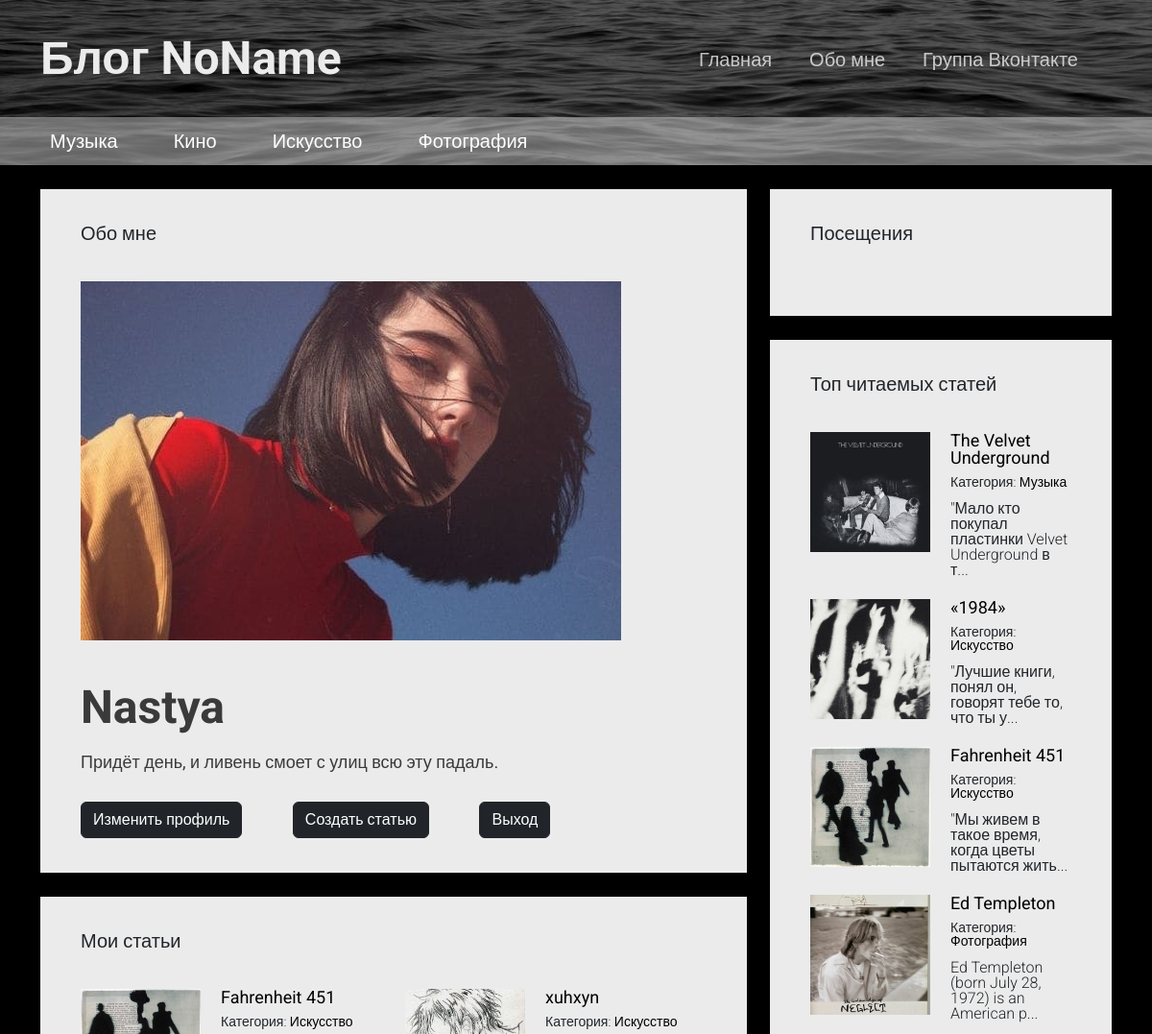
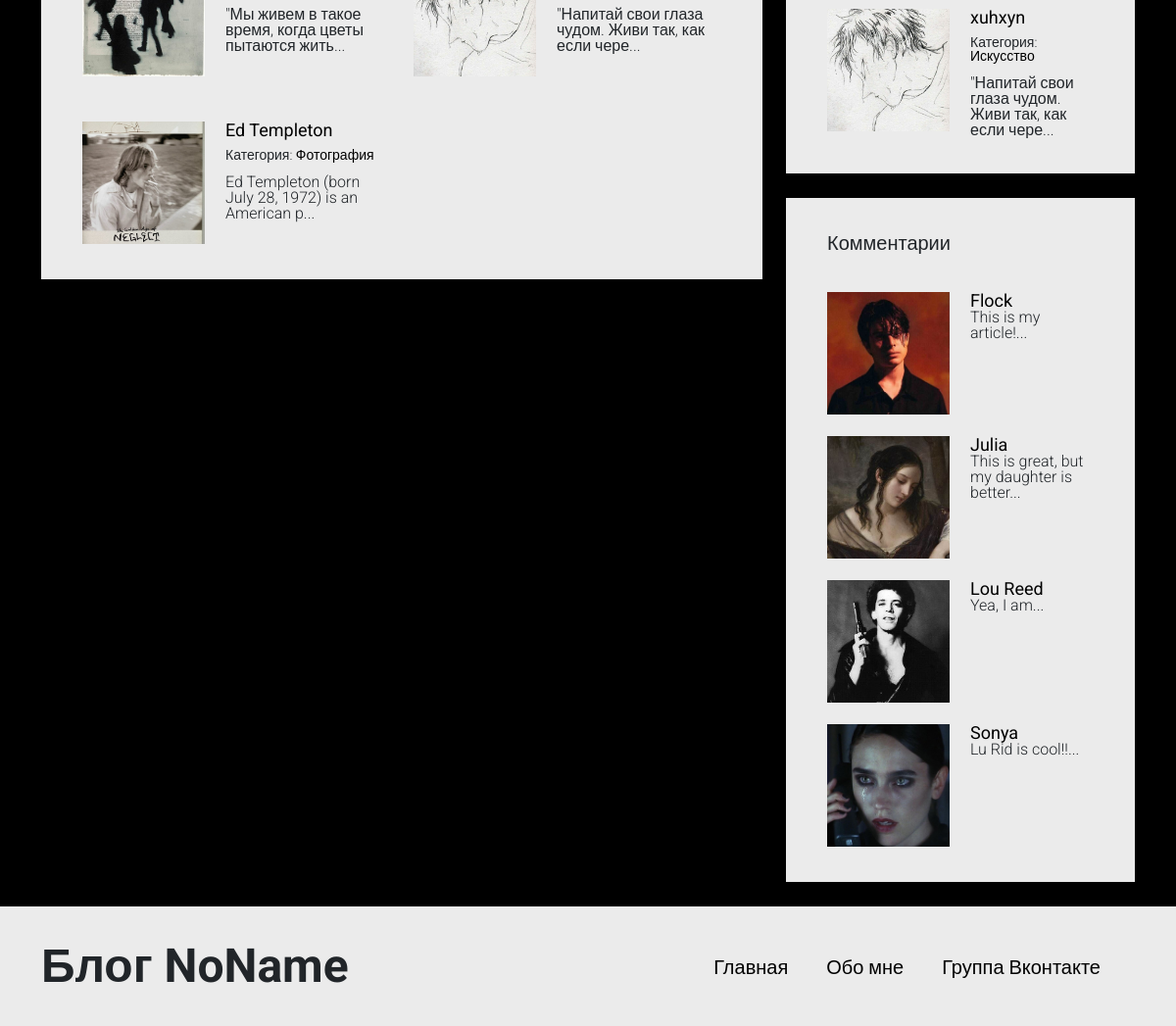
/pages/about_me.php (signed in), run on the app's committed database (2 pictures, top to bottom).
### tables this page shows
CREATE TABLE `articles_categories` (
  `id` int NOT NULL,
  `title` varchar(100) NOT NULL
);

CREATE TABLE `users` (
  `id` int NOT NULL,
  `login` varchar(255) NOT NULL,
  `pass` varchar(255) NOT NULL,
  `name` varchar(111) DEFAULT NULL,
  `img` varchar(200) DEFAULT NULL,
  `descr` text
);

CREATE TABLE `articles` (
  `id` int NOT NULL,
  `author` varchar(15) DEFAULT NULL,
  `title` varchar(255) DEFAULT NULL,
  `image` varchar(255) NOT NULL,
  `text` text,
  `categorie_id` int DEFAULT NULL,
  `pubdate` datetime NOT NULL DEFAULT CURRENT_TIMESTAMP,
  `views` int NOT NULL DEFAULT '0'
);

CREATE TABLE `comments` (
  `id` int NOT NULL,
  `author` varchar(100) DEFAULT NULL,
  `text` text NOT NULL,
  `pubdate` datetime NOT NULL DEFAULT CURRENT_TIMESTAMP,
  `articles_id` int NOT NULL
);

### includes/config.php (called while the page is built, shortened)
<?php
$config = array(
    'title' => 'Блог NoName',
    'db' => array(
        'server' => '127.0.0.1',
        'username' => 'root',
        'password' => '',
        'name' => 'test_blog'
    )
);

### pages/about_me.php (the view, shortened to what this page needs)
<?php
require_once $_SERVER['DOCUMENT_ROOT'].'../includes/config.php';
?>
<!DOCTYPE html>
<html lang="en">
<head>
  <link rel="stylesheet" type="text/css" href="/media/assets/bootstrap-grid-only/css/grid12.css">
<link href="https://cdn.jsdelivr.net/npm/bootstrap@5.2.0-beta1/dist/css/bootstrap.min.css" rel="stylesheet">
  <link rel="stylesheet" type="text/css" href="/media/css/style.css">
</head>
<body>
  <div id="wrapper">
    <?php require_once $_SERVER['DOCUMENT_ROOT'].'../includes/header.php'?>
    <div id="content">
      <div class="container">
        <div class="row">
          <section class="content__left col-md-8">
            <div class="block">
              <?php
                  if (!empty($_SESSION['login'])) {
              ?>
              <h3>Обо мне</h3>
              <div class="block__content">
                <?php
              $photos = mysqli_query($connection,"SELECT img FROM `users` WHERE `login` ='".$_SESSION['login']."'");
              $photo= mysqli_fetch_assoc($photos);?>
                <img src="../uploads/<?php print $photo['img'] ?>" style = "max-width:100%;">
                <div class="full-text">
         <h1><?php print $_SESSION['name']?></h1>
         <?php
         $descriptions = mysqli_query($connection,"SELECT descr FROM `users` WHERE `login` ='".$_SESSION['login']."'");
              $desc= mysqli_fetch_assoc($descriptions);?>
         <p><?php print $desc['descr'] ?></p>
         <form action="" method="post">
                <button class="btn btn-dark me-5"><a href="/pages/change.php">Изменить профиль</a></li></button>
                <button class="btn btn-dark me-5"><a href="/pages/create.php">Создать статью</a></li></button>
                <button type="submit" class="btn btn-dark">Выход</button>
              </form>
              </div>
              </div>
            </div>
              <div class="block">
              <h3>Мои статьи</h3>
              <div class="block__content">
                <div class="articles articles__horizontal">
                                      <?php
                      $articles = mysqli_query($connection,"SELECT * FROM `articles` WHERE `author`= '".$_SESSION['login']."' ORDER BY `id` DESC ");
                    ?>
                    <?php
                      while($art= mysqli_fetch_assoc($articles) )
                      {
                        ?>
                            <article class="article">
                               <div class="article__image" style="background-image: url(/static/images/<?php echo $art['image']; ?>);"></div>
                               <div class="article__info">
                                 <a href="/article.php?id=<?php echo $art['id']; ?>"><?php echo $art['title'];?></a>
                                 <div class="article__info__meta">
                                  <?php
                                    $art_cat=false;
                                    foreach($categories as $cat)
                                    {
                                      if( $cat['id']==$art['categorie_id'])
                                      {
                                        $art_cat=$cat;
                                        break;
                                      }
                                    }
                                  ?>
                                   <small>Категория: <a href="/articles.php?categorie=<?php echo $art_cat['id']?>"><?php echo $art_cat['title']?></a></small>
                                 </div>
                                 <div class="article__info__preview"><?php echo mb_substr($art['text'],0,50,'utf-8'); ?>...</div>
                               </div>
                             </article>
                        <?php
                      }
                    ?>
                </div>
              </div>
            </div>
            <?php
            }?>
          </section>
          <section class="content__right col-md-4">
                <?php require_once $_SERVER['DOCUMENT_ROOT'].'../includes/sidebar.php' ?>
          </section>
        </div>
      </div>
    </div>
    <?php require_once $_SERVER['DOCUMENT_ROOT'].'../includes/footer.php'?>
  </div>
</body>
</html>

### includes/header.php
<header id="header">
      <div class="header__top">
        <div class="container">
          <div class="header__top__logo">
            <h1><?php echo $config['title']; ?></h1>
          </div>
          <nav class="header__top__menu">
            <ul>
              <li><a href="/">Главная</a></li>
              <li><a href="\pages\about_me.php">Обо мне</a></li>
              <li><a href="https://vk.com/nonamestd">Группа Вконтакте</a></li>
            </ul>
          </nav>
        </div>
      </div>
      <?php
        $categories_q = mysqli_query($connection,"SELECT * FROM `articles_categories`");
        $categories = array();
        while( $cat = mysqli_fetch_assoc($categories_q) )
        {
          $categories[]=$cat;
        }
             ?>
      <div class="header__bottom">
        <div class="container">
          <nav>
            <ul>
              <?php
                foreach( $categories as $cat )
                {
                  ?>
                  <li><a href="#<?php echo $cat['title']?>"><?php echo $cat['title'];?> </a></li>
                  <?php
                }
              ?>
            </ul>
          </nav>
        </div>
      </div>
    </header>

### includes/sidebar.php (shortened to what this page needs)
<div class="block">
              <h3>Посещения</h3>
              <div class="block__content">
              </div>
            </div>
            <div class="block">
              <h3>Топ читаемых статей</h3>
              <div class="block__content">
                <div class="articles articles__vertical">
                  <?php
                      $articles = mysqli_query($connection,"SELECT * FROM `articles`  ORDER BY `views` DESC LIMIT 5");
                    ?>
                    <?php
                      while($art= mysqli_fetch_assoc($articles) )
                      {
                        ?>
                            <article class="article">
                               <div class="article__image" style="background-image: url(/static/images/<?php echo $art['image']; ?>);"></div>
                               <div class="article__info">
                                 <a href="/article.php?id=<?php echo $art['id']; ?>"><?php echo $art['title'];?></a>
                                 <div class="article__info__meta">
                                  <?php
                                    $art_cat=false;
                                    foreach($categories as $cat)
                                    {
                                      if( $cat['id']==$art['categorie_id'])
                                      {
                                        $art_cat=$cat;
                                        break;
                                      }
                                    }
                                  ?>
                                   <small>Категория: <a href="/articles.php?categorie=<?php echo $art_cat['id']?>"><?php echo $art_cat['title']?></a></small>
                                 </div>
                                 <div class="article__info__preview"><?php echo mb_substr($art['text'],0,50,'utf-8'); ?>...</div>
                               </div>
                             </article>
                        <?php
                      }
                    ?>
                </div>
              </div>
            </div>
                        <div class="block">
              <h3>Комментарии</h3>
              <div class="block__content">
                <div class="articles articles__vertical">
                                    <?php
                      $comments = mysqli_query($connection,"SELECT * FROM `comments`  ORDER BY `id` DESC LIMIT 5");
                    ?>
                    <?php
                      while($comment= mysqli_fetch_assoc($comments) )
                      {
                        $authors = mysqli_query($connection,"SELECT * FROM `users` WHERE `login` = '".$comment['author']."'" );
                        $author = mysqli_fetch_assoc($authors);
                        ?>
                            <article class="article">
                               <div class="article__image" style="background-image: url(../uploads/<?php print $author['img'] ?>");"></div>
                               <div class="article__info">
                                 <a href="/article.php?id=<?php echo $comment['articles_id']; ?>"><?php echo $author['name'];?></a>
                                 <div class="article__info__preview"><?php echo mb_substr($comment['text'],0,50,'utf-8'); ?>...</div>
                               </div>
                             </article>
                        <?php
                      }
                    ?>
                </div>
              </div>
            </div>

### media/css/style.css (style rules this page uses)
html, body, div, span, applet, object, iframe, h1, h2, h3, h4, h5, h6, p, blockquote, pre, a, abbr, acronym, address, big, cite, code, del, dfn, em, img, ins, kbd, q, s, samp, small, strike, strong, sub, sup, tt, var, b, u, i, center, dl, dt, dd, ol, ul, li, fieldset, form, label, legend, table, caption, tbody, tfoot, thead, tr, th, td, article, aside, canvas, details, embed, figure, figcaption, footer, header, hgroup, menu, nav, output, ruby, section, summary, time, mark, audio, video { margin: 0; padding: 0; border: 0; font-size: 100%; font: inherit; vertical-align: baseline; }
article, aside, details, figcaption, figure, footer, header, hgroup, menu, nav, section { display: block; }
body { line-height: 1; background-color: black; }
a { text-decoration: none; color: rgb(255, 255, 255); }
ol, ul { list-style: none; }
h1 { font-size: 48px; font-weight: bold; }
h3 { font-size: 20px; font-weight: bold; }
body { font-family: 'Roboto', sans-serif; }
#header { margin-bottom: 25px; background-image: url(/media/images/background.jpg); background-size: cover; }
#header .header__top { padding: 37px 0; }
#header .header__top .header__top__logo { float: left; }
#header .header__top .header__top__logo h1 { color: #ebebeb; }
#header .header__top .header__top__menu { padding-top: 15px; text-align: right; }
#header .header__top .header__top__menu ul > li { display: inline-block; margin-right: 35px; }
#header .header__top .header__top__menu ul > li > a { font-size: 20px; text-decoration: none; color: rgba(255, 255, 255, 0.726); }
#header .header__bottom { height: 50px; background-color: #eeeeee69; line-height: 50px; }
#header .header__bottom nav ul > li { display: inline-block; margin-right: 34px; }
#header .header__bottom nav ul > li > a { color: white; font-size: 20px; text-decoration: none; padding: 3px 10px; }
.block { background-color: #ebebeb; padding: 36px 42px; margin-bottom: 25px; }
.block > h3 { font-weight: normal; }
.block .block__content { padding-top: 40px; }
.articles.articles__horizontal { font-size: 0; margin: -12px; }
.articles.articles__horizontal .article { margin-bottom: 22px; display: inline-block; vertical-align: top; width: 50%; font-size: 16px; padding: 12px; }
.articles.articles__vertical .article { margin-bottom: 22px; }
.articles .article:last-child { margin-bottom: 0; }
.articles .article:after { visibility: hidden; display: block; font-size: 0; content: " "; clear: both; height: 0; }
.articles .article .article__image { width: 125px; height: 125px; overflow: hidden; background-color: black; float: left; background-repeat: no-repeat; background-size: cover; background-position: center center; }
.articles .article .article__info { margin-left: 125px; padding-left: 21px; }
.articles .article .article__info > a { color: black; font-size: 18px; font-weight: normal; text-decoration: none; }
.articles .article .article__info > .article__info__meta { font-size: 14px; font-weight: 300; margin-top: 9px; margin-bottom: 13px; }
.articles .article .article__info > .article__info__meta a { color: black; text-decoration: none; }
.articles .article .article__info > .article__info__preview { font-size: 16px; font-weight: 300; }
.full-text { font-size: 18px; color: #3a3a3a; line-height: 1.7em; }
.full-text p { text-indent: 0; margin: 0 0 26px 0; }
.full-text h1, .full-text h2, .full-text h3, .full-text h4, .full-text h5, .full-text h6 { margin: 52px 0 26px 0; }

### data on the page
articles_categories: title "Музыка"
articles_categories: title "Кино"
articles_categories: title "Искусство"
articles_categories: title "Фотография"
users: img (picture), descr "Придёт день, и ливень смоет с улиц всю эту падаль."
articles: image (picture), title "Fahrenheit 451", text "\"Мы живем в такое время, когда цветы пытаются жить"
articles: image (picture), title "xuhxyn", text "\"Напитай свои глаза чудом. Живи так, как если чере"
articles: image (picture), title "Ed Templeton", text "Ed Templeton (born July 28, 1972) is an American p"
articles: image (picture), title "The Velvet Underground", text "\"Мало кто покупал пластинки Velvet Underground в т"
articles: image (picture), title "«1984»", text "\"Лучшие книги, понял он, говорят тебе то, что ты у"
comments: users.img (picture), users.name "Flock", text "This is my article!"
comments: users.img (picture), users.name "Julia", text "This is great, but my daughter is better"
comments: users.img (picture), users.name "Lou Reed", text "Yea, I am"
comments: users.img (picture), users.name "Sonya", text "Lu Rid is cool!!"

### other printed values
$config['title'] "Блог NoName"
$_SESSION['name'] "Nastya"
